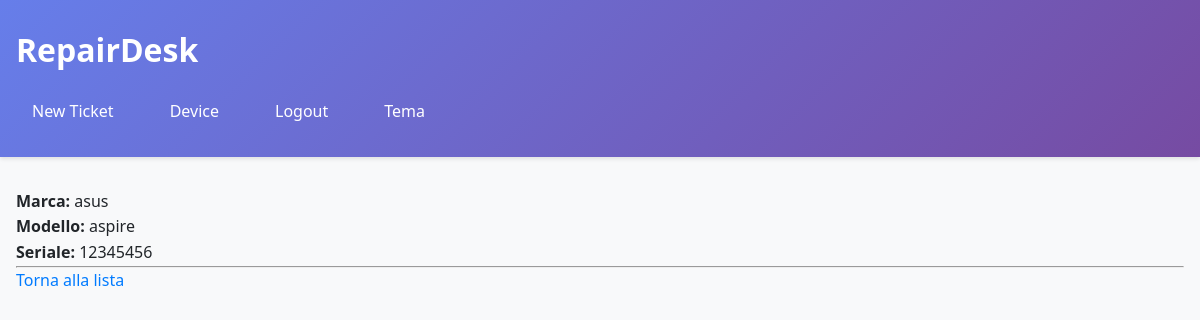
The app's page /devices/3/ (signed in), older data.
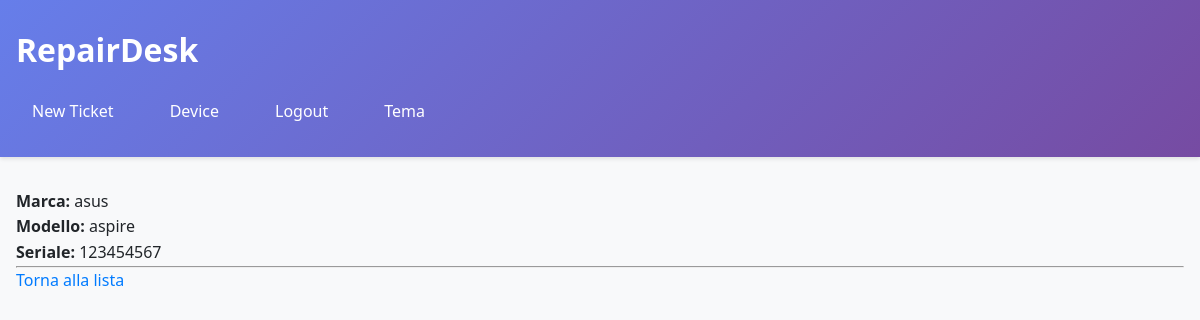
The same page, newer data.
### core/models.py (models this page shows, shortened)
class Device(models.Model):
    owner = models.ForeignKey(User, on_delete=models.CASCADE, related_name='devices')
    brand = models.CharField(max_length=50)
    model = models.CharField(max_length=50)
    serial_number = models.CharField(max_length=100, unique=True)

### core/views.py (the view)
# urls.py: path('devices/<int:pk>/', views.DeviceDetailView.as_view(), name='device_detail'),
class DeviceDetailView(LoginRequiredMixin, DetailView):
    model = Device
    template_name = 'core/device_detail.html'

### core/templates/core/device_detail.html (shortened to what this page needs)
{% extends 'core/base.html' %}
{% block content %}
<p><strong>Marca:</strong> {{ object.brand }}</p>
<p><strong>Modello:</strong> {{ object.model }}</p>
<p><strong>Seriale:</strong> {{ object.serial_number }}</p>
<hr>
<a href="{% url 'device_list' %}" class="btn btn-secondary">Torna alla lista</a>
{% endblock %}

Row changes from the older to the newer data that the page shows:
changed Device "asus": serial_number "12345456" → "123454567"
